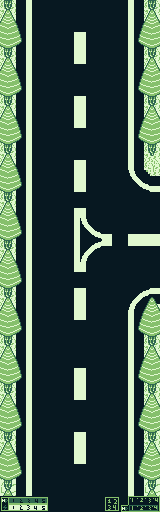

Below is a game level as drawn by its tile map, then a one-line description and the .tmx file that defines it, in full:
An orthogonal 10x32 tile map with 16x16 px tiles, 3 tile layers (Tile Layer 1, Tile Layer 2, Tile Layer 3), 2 tilesets.

<map version="1.10" tiledversion="1.11.2" orientation="orthogonal" renderorder="right-down" width="10" height="32" tilewidth="16" tileheight="16" infinite="0" nextlayerid="4" nextobjectid="1">
 <tileset firstgid="1" source="../temporal Light tiles/in_game_HUD.tsx" />
 <tileset firstgid="11" source="../temporal Light tiles/temporal_light_tileset.tsx" />
 <layer id="1" name="Tile Layer 1" width="10" height="32">
  <data encoding="csv">
293,3100,293,293,293,293,293,293,3097,293,
293,3100,293,293,293,293,293,293,3097,293,
293,3100,293,293,293,293,293,293,3097,293,
293,3100,293,293,293,293,293,293,3097,293,
293,3100,293,293,293,293,293,293,3097,293,
293,3100,293,293,293,293,293,293,3097,293,
293,3100,293,293,293,293,293,293,3097,293,
293,3100,293,293,293,293,293,293,3097,293,
293,3100,293,293,293,293,293,293,3097,293,
293,3100,293,293,293,293,293,293,3097,293,
293,3100,293,293,293,293,293,293,293,293,
293,3100,293,293,293,293,293,293,293,293,
293,3100,293,293,293,293,293,293,293,293,
293,3100,293,293,293,293,293,293,293,293,
293,3100,293,293,293,293,293,293,293,293,
293,3100,293,293,293,293,293,293,293,293,
293,3100,293,293,293,293,293,293,293,293,
293,3100,293,293,293,293,293,293,293,293,
293,3100,293,293,3100,293,293,293,293,293,
293,3100,293,293,3100,293,293,293,293,293,
293,3100,293,293,293,293,293,293,3097,293,
293,3100,293,293,293,293,293,293,3097,293,
293,3100,293,293,293,293,293,293,3097,293,
293,3100,293,293,3100,293,293,293,3097,293,
293,3100,293,293,3100,293,293,293,3097,293,
293,3100,293,293,293,293,293,293,3097,293,
293,3100,293,293,293,293,293,293,3097,293,
293,3100,293,293,293,293,293,293,3097,293,
293,3100,293,293,3100,293,293,293,3097,293,
293,3100,293,293,3100,293,293,293,3097,293,
1061,1610613029,1610613029,1610613029,1610613029,1610613029,1610613029,1610613029,1610613029,1061,
1,2,3,4,5,6,7,8,9,10
</data>
 </layer>
 <layer id="2" name="Tile Layer 2" width="10" height="32">
  <data encoding="csv">
980,0,2959,2959,2959,2959,2959,2959,3097,980,
918,0,2959,2959,2959,2959,2959,2959,3097,918,
982,0,2959,2959,3100,3097,2959,2959,3097,982,
980,0,2959,2959,3100,3097,2959,2959,3097,980,
918,0,2959,2959,2959,2959,2959,2959,3097,918,
982,0,2959,2959,2959,2959,2959,2959,3097,982,
980,0,2959,2959,3100,3097,2959,2959,3097,980,
918,0,2959,2959,3100,3097,2959,2959,3097,918,
982,0,2959,2959,2959,2959,2959,2959,3097,982,
980,0,2959,2959,2959,2959,2959,2959,3097,0,
918,0,2959,2959,3100,3097,2959,2959,2701,2702,
982,0,2959,2959,3100,3097,2959,2959,2765,2766,
980,0,2959,2959,2959,2959,2959,2959,2959,2959,
918,0,2959,2959,3100,2701,2959,2959,2959,2959,
982,0,2959,2959,3100,2765,2766,2959,3033,3033,
980,0,2959,2959,3100,2703,2704,2959,2971,2971,
918,0,2959,2959,3100,2767,2959,2959,2959,2959,
982,0,2959,2959,2959,2959,2959,2959,2959,2959,
980,0,2959,2959,2959,3097,2959,2959,2703,2704,
918,0,2959,2959,2959,3097,2959,2959,2767,2768,
982,0,2959,2959,2959,2959,2959,2959,0,0,
980,0,2959,2959,2959,2959,2959,2959,0,980,
918,0,2959,2959,2959,2959,2959,2959,917,918,
982,0,2959,2959,2959,3097,2959,2959,981,982,
980,0,2959,2959,2959,3097,2959,2959,0,980,
918,0,2959,2959,2959,2959,2959,2959,917,918,
982,0,2959,2959,2959,2959,2959,2959,981,982,
980,0,2959,2959,2959,2959,2959,2959,0,980,
918,0,2959,2959,2959,2959,2959,2959,917,918,
982,0,2959,2959,2959,2959,2959,2959,981,982,
1046,1610615769,1610615569,2959,2959,2959,1610615569,1610615569,1610615707,1046,
0,0,0,0,0,0,0,0,0,0
</data>
 </layer>
 <layer id="3" name="Tile Layer 3" width="10" height="32">
  <data encoding="csv">
0,0,0,0,0,0,0,0,0,0,
0,919,0,0,0,0,0,0,917,0,
0,983,0,0,0,0,0,0,981,0,
0,0,0,0,0,0,0,0,0,0,
0,919,0,0,0,0,0,0,917,0,
0,983,0,0,0,0,0,0,981,0,
0,0,0,0,0,0,0,0,0,0,
0,919,0,0,0,0,0,0,917,0,
0,983,0,0,0,0,0,0,981,0,
0,0,0,0,0,0,0,0,0,1046,
0,919,0,0,0,0,0,0,0,0,
0,983,0,0,0,0,0,0,0,0,
0,0,0,0,0,0,0,0,0,0,
0,919,0,0,0,0,0,0,0,0,
0,983,0,0,0,0,0,0,0,0,
0,0,0,0,0,0,0,0,0,0,
0,919,0,0,0,0,0,0,0,0,
0,983,0,0,0,0,0,0,0,0,
0,0,0,0,3100,0,0,0,0,854,
0,919,0,0,3100,0,0,0,917,918,
0,983,0,0,0,0,0,0,981,982,
0,0,0,0,0,0,0,0,0,0,
0,919,0,0,0,0,0,0,0,0,
0,983,0,0,3100,0,0,0,0,0,
0,0,0,0,3100,0,0,0,0,0,
0,919,0,0,0,0,0,0,0,0,
0,983,0,0,0,0,0,0,0,0,
0,0,0,0,3100,3097,0,0,0,0,
0,919,0,0,3100,3097,0,0,0,0,
0,983,0,0,0,0,0,0,0,0,
854,0,0,0,0,0,0,0,0,854,
0,0,0,0,0,0,0,0,0,0
</data>
 </layer>
</map>
